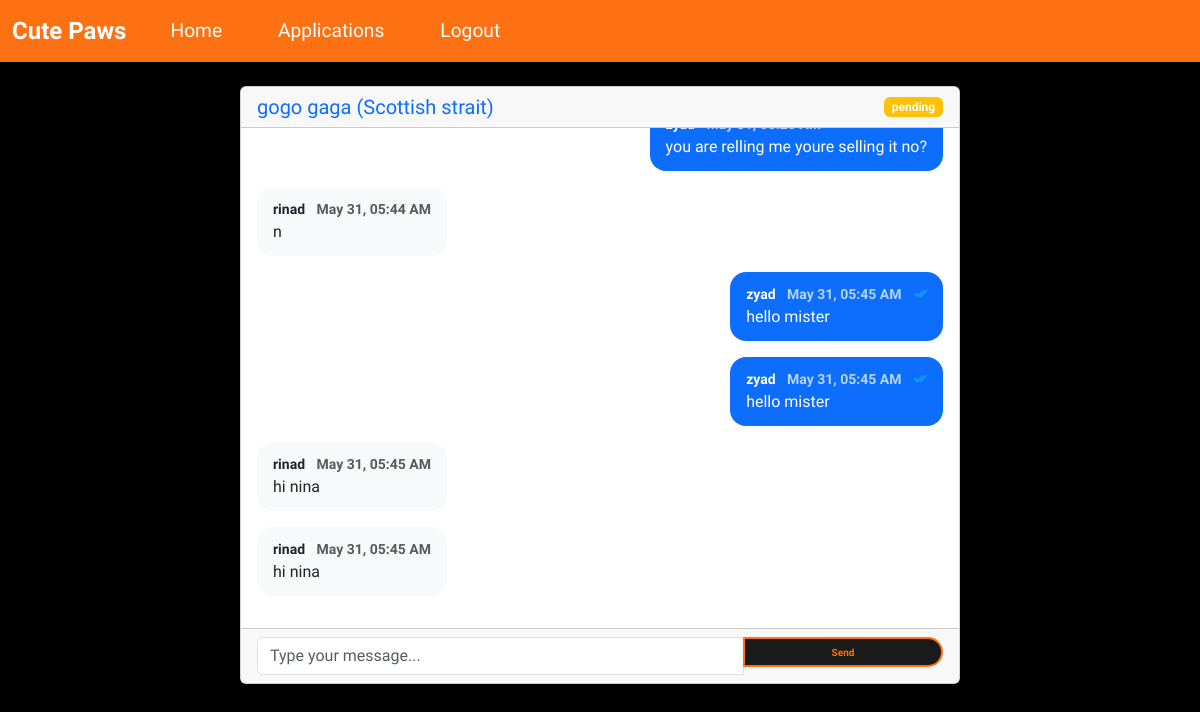
The page /messages/13 (signed in) on the database its author committed.
### wepsite/models.py (models this page shows)
class Pet(db.Model):
    id             = db.Column(db.Integer, primary_key=True)
    name           = db.Column(db.String(100))
    age            = db.Column(db.Integer)
    breed          = db.Column(db.String(100))
    description    = db.Column(db.Text)
    city           = db.Column(db.String(100))  # Changed from location to city
    image_filename = db.Column(db.String(200))
    is_adopted     = db.Column(db.Boolean, default=False)
    is_deleted = db.Column(db.Boolean, default=False)
    adoption_date = db.Column(db.DateTime)
    posted_by      = db.Column(db.Integer, db.ForeignKey('user.id'))
    applications = db.relationship(
        'AdoptionApplication',
        backref="pet",
        lazy=True,
        cascade="all, delete-orphan"
    )

class AdoptionApplication(db.Model):
    id = db.Column(db.Integer, primary_key=True)
    pet_id = db.Column(db.Integer, db.ForeignKey('pet.id'))
    user_id = db.Column(db.Integer, db.ForeignKey('user.id'))
    application_date = db.Column(db.DateTime, default=func.now())
    answers = db.Column(db.Text)
    status = db.Column(db.String(20), default='pending')
    messages = db.relationship(
        'Message',
        backref='application',
        lazy=True,
        cascade="all, delete-orphan"
    )

class Message(db.Model):
    id = db.Column(db.Integer, primary_key=True)
    application_id = db.Column(db.Integer, db.ForeignKey('adoption_application.id'))
    sender_id = db.Column(db.Integer, db.ForeignKey('user.id'))
    content = db.Column(db.Text)
    timestamp = db.Column(db.DateTime, default=func.now())
    is_read = db.Column(db.Boolean, default=False)
    sender = db.relationship('User', foreign_keys=[sender_id])

class User(db.Model, UserMixin):
    id         = db.Column(db.Integer, primary_key=True)
    email      = db.Column(db.String(150), unique=True, nullable=False)
    password   = db.Column(db.String(150), nullable=False)
    first_name = db.Column(db.String(150), nullable=False)
    is_admin   = db.Column(db.Boolean, default=False)

### wepsite/views.py (the view, shortened to what this page needs)
@views.route('/messages/<int:application_id>', methods=['GET', 'POST'])
@login_required
def messages(application_id):
    application = AdoptionApplication.query.get_or_404(application_id)
    if current_user.id is None or application.user_id is None or (current_user.id != application.user_id and not current_user.is_admin):
        flash("You don't have permission to view these messages.", "error")
        return redirect(url_for('views.home'))
    messages = Message.query.filter_by(application_id=application_id).order_by(Message.timestamp).all()
    messages_to_update = []
    for msg in messages:
        if msg.sender_id != current_user.id and not msg.is_read:
            msg.is_read = True
            messages_to_update.append(msg)
    if messages_to_update:
        db.session.commit()
    if current_user.is_admin:
        applications = AdoptionApplication.query.order_by(AdoptionApplication.id.desc()).all()
    else:
        applications = AdoptionApplication.query.filter_by(user_id=current_user.id).order_by(AdoptionApplication.id.desc()).all()
    for app in applications:
        app.unread = Message.query.filter(
            Message.application_id == app.id,
            Message.sender_id != current_user.id,
            Message.is_read == False
        ).count()
    return render_template(
        'messages.html',
        user=current_user,
        messages=messages,
        application=application,
        pet=application.pet,
        applications=applications  # Pass applications with unread counts
    )

### wepsite/templates/messages.html (shortened to what this page needs)
{% extends "base.html" %}
{% block content %}
<div class="container mt-4">
    <div class="row">
        <div class="col-md-8 mx-auto">
            <div class="card">
                <div class="card-header d-flex justify-content-between align-items-center">
                    <div>
                        <h5 class="mb-0">
                            {% if application.pet and not application.pet.is_deleted %}
                                <a href="{{ url_for('views.pet_detail', pet_id=application.pet.id) }}" class="text-decoration-none">
                                    {{ application.pet.name }} ({{ application.pet.breed }})
                                </a>
                            {% else %}
                                <span class="text-muted">Archived Pet Conversation</span>
                            {% endif %}
                        </h5>
                    </div>
                    <span class="badge bg-{{ 'success' if application.status == 'approved' else 'warning' if application.status == 'pending' else 'secondary' }}">
                        {{ application.status }}
                    </span>
                </div>
                <div class="card-body message-container" style="max-height: 500px; overflow-y: auto;">
                    {% for msg in messages %}
                        <div class="mb-3 message" data-message-id="{{ msg.id }}">
                            <div class="d-flex justify-content-{{ 'end' if msg.sender_id == current_user.id else 'start' }}">
                                <div class="message-bubble {{ 'bg-primary text-white' if msg.sender_id == current_user.id else 'bg-light' }}">
                                    <small class="d-block fw-bold">
                                        {{ msg.sender.first_name }}
                                        <span class="text-muted ms-2">{{ msg.timestamp.strftime('%b %d, %I:%M %p') }}</span>
                                        {% if msg.sender_id == current_user.id %}
                                            <span class="ms-2">
                                                {% if msg.is_read %}
                                                    <i class="bi bi-check2-all text-info" title="Read"></i>
                                                {% else %}
                                                    <i class="bi bi-check2" title="Delivered"></i>
                                                {% endif %}
                                            </span>
                                        {% endif %}
                                    </small>
                                    <p class="mb-0">{{ msg.content }}</p>
                                </div>
                            </div>
                        </div>
                    {% endfor %}
                </div>
                <div class="card-footer">
                    {% if application.status != 'archived' and (not application.pet or not application.pet.is_deleted) %}
                    <form id="message-form" method="POST" action="{{ url_for('views.messages', application_id=application.id) }}">
                        <div class="input-group">
                            <input type="text" name="message" class="form-control" placeholder="Type your message..." required>
                            <button type="submit" class="btn btn-primary">Send</button>
                        </div>
                    </form>
                    {% else %}
                        <div class="alert alert-warning">
                            This conversation is archived and no longer active.
                        </div>
                    {% endif %}
                </div>
            </div>
        </div>
    </div>
</div>
{% endblock %}

### wepsite/templates/base.html (style rules this page uses)
body { background-color: #000000; font-family: "Saira", sans-serif; font-optical-sizing: auto; color: #fff; margin: 0; padding: 0; height: 100vh; }
.btn { border-radius: 35px; width: 200px; height: 30px; border: 2px solid #fe7113; background-color: #1a1a1a; color: #fe7113; font-size: 10px; font-weight: bold; cursor: pointer; }

### wepsite/templates/messages.html (style rules this page uses)
.message-bubble { max-width: 70%; padding: 0.75rem 1rem; border-radius: 1rem; word-break: break-word; }
.bg-primary .text-muted { color: rgba(255,255,255,0.7) !important; }

### rows shown on the page
Pet: pet.name "gogo gaga", pet.breed "Scottish strait"
AdoptionApplication: status "pending"
Message: is_read True (drawn), content "you are relling me youre selling it no?"
Message: sender.first_name "rinad", timestamp "May 31, 05:44 AM", content "n"
Message: sender.first_name "zyad", timestamp "May 31, 05:45 AM", is_read True (drawn), content "hello mister"
Message: sender.first_name "zyad", timestamp "May 31, 05:45 AM", is_read True (drawn), content "hello mister"
Message: sender.first_name "rinad", timestamp "May 31, 05:45 AM", content "hi nina"
Message: sender.first_name "rinad", timestamp "May 31, 05:45 AM", content "hi nina"
